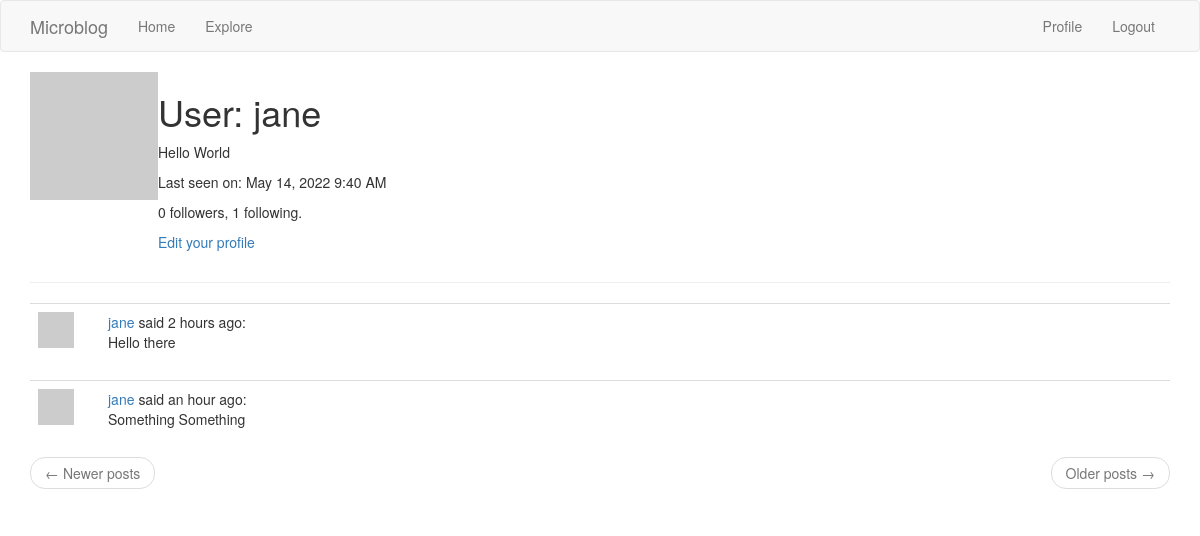
Page /user/jane (signed in) on the earlier database version.
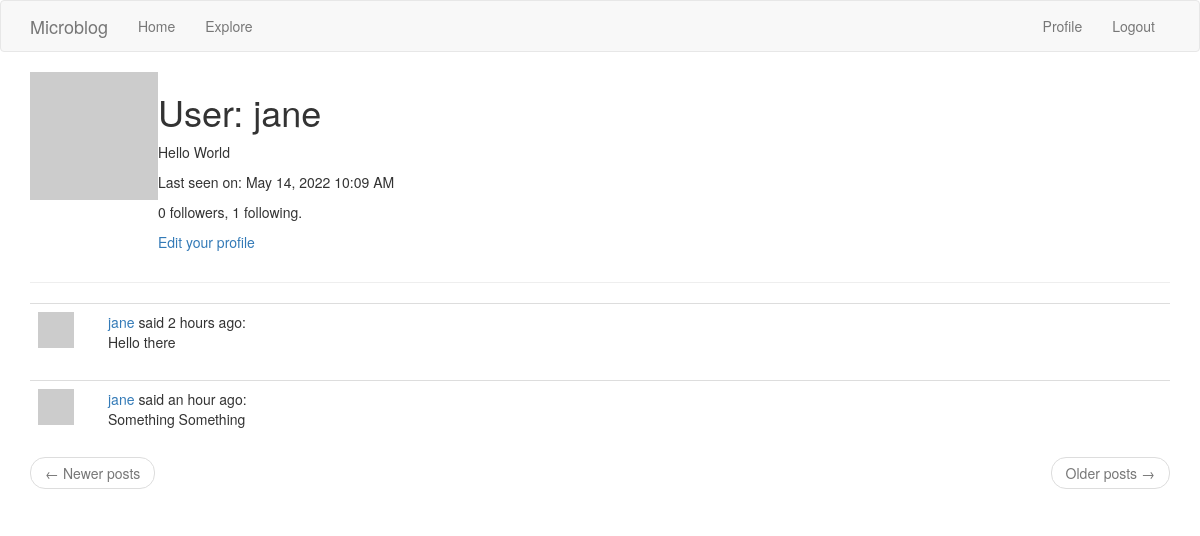
Same page on the later database version.
### app/models.py (models this page shows, shortened)
class User(UserMixin, db.Model):
    id = db.Column(db.Integer, primary_key=True)
    username = db.Column(db.String(64), index=True, unique=True)
    email = db.Column(db.String(120), index=True, unique=True)
    password_hash = db.Column(db.String(128))
    about_me = db.Column(db.String(140))
    last_seen = db.Column(db.DateTime, default=datetime.utcnow)
    followed = db.relationship(
        'User',
        secondary=followers,
        primaryjoin=(followers.c.follower_id == id),
        secondaryjoin=(followers.c.followed_id == id),
        backref=db.backref('followers', lazy='dynamic'),
        lazy='dynamic'
    )
    posts = db.relationship('Post', backref='author', lazy='dynamic')
    def avatar(self, size):
        digest = md5(self.email.lower().encode('utf-8')).hexdigest()
        return 'https://www.gravatar.com/avatar/{}?d=identicon&s={}'.format(
            digest, size)

class Post(db.Model):
    id = db.Column(db.Integer, primary_key=True)
    body = db.Column(db.String(140))
    timestamp = db.Column(db.DateTime, index=True, default=datetime.utcnow)
    user_id = db.Column(db.Integer, db.ForeignKey('user.id'))

### app/routes.py (the view)
@app.route('/user/<username>')
@login_required
def user(username):
    user = User.query.filter_by(username=username).first_or_404()
    page = request.args.get('page', 1, type=int)
    posts = user.posts.paginate(
        page, app.config['POSTS_PER_PAGE'], false
    )
    next_url = url_for('user', page=posts.next_num) \
        if posts.has_next else None
    prev_url = url_for('user', page=posts.prev_num) \
        if posts.has_prev else None
    form = EmptyForm()
    return render_template('user.html',
                           user=user,
                           posts=posts.items,
                           form=form,
                           next_url=next_url,
                           prev_url=prev_url)

### app/models.py (called while the page is built)
@login.user_loader
def load_user(id):
    return User.query.get(int(id))

### app/routes.py (called while the page is built)
@app.before_request
def before_request():
    if current_user.is_authenticated:
        current_user.last_seen = datetime.utcnow()
        db.session.commit()

### app/templates/user.html (shortened to what this page needs)
{% extends "base.html" %}
{% block app_content %}
    <table>
        <tr valign="top">
            <td>
                <img src="{{ user.avatar(128) }}"
                     alt="{{ user.username }}'s avatar"
                     height="128"
                     width="128"/>
            </td>
            <td>
                <h1>User: {{ user.username }}</h1>
                {% if user.about_me %}
                    <p>
                        {{ user.about_me }}
                    </p>
                {% endif %}
                {% if user.last_seen %}
                    <p>
                        Last seen on: {{ moment(user.last_seen).format('LLL') }}
                    </p>
                {% endif %}
                <p>
                    {{ user.followers.count() }} followers, {{ user.followed.count() }} following.
                </p>
                {% if user == current_user %}
                    <p>
                        <a href="{{ url_for('edit_profile') }}">Edit your profile</a>
                    </p>
                {% endif %}
            </td>
        </tr>
    </table>
    <hr />
    {% for post in posts %}
        {% include "_post.html" %}
    {% endfor %}
    {% include "_page_nav.html" %}
{% endblock app_content %}

### app/templates/base.html (shortened to what this page needs)
{% extends 'bootstrap/base.html' %}
{% block navbar %}
    <nav class="navbar navbar-default">
        <div class="container">
            <div class="navbar-header">
                <a class="navbar-brand" href="{{ url_for('index') }}">Microblog</a>
            </div>
            <div class="collapse navbar-collapse" id="bs-example-navbar-collapse-1">
                <ul class="nav navbar-nav">
                    <li>
                        <a href="{{ url_for('index') }}">Home</a>
                    </li>
                    <li>
                        <a href="{{ url_for('explore') }}">Explore</a>
                    </li>
                </ul>
                <ul class="nav navbar-nav navbar-right">
                    {% if current_user.is_anonymous %}
                        <li>
                            <a href="{{ url_for('login') }}">Login</a>
                        </li>
                    {% else %}
                        <li>
                            <a href="{{ url_for('user', username=current_user.username) }}">Profile</a>
                        </li>
                        <li>
                            <a href="{{ url_for('logout') }}">Logout</a>
                        </li>
                    {% endif %}
                </ul>
            </div>
        </div>
    </nav>
{% endblock navbar %}
{% block content %}
    <div class="container">
        {% block app_content %}
        {% endblock app_content %}
    </div>
{% endblock content %}

### app/templates/_post.html
<table class="table table-hover">
    <tr valign="top">
        <td width="70px">
            <a href="{{ url_for('user', username=post.author.username) }}">
                <img src="{{ post.author.avatar(36) }}"
                     alt="{{ post.author.username }}'s avatar"
                     height="36"
                     width="36"/>
            </a>
        </td>
        <td>
            <a href="{{ url_for('user', username=post.author.username) }}">{{ post.author.username }}</a>
            said
            {{ moment(post.timestamp).fromNow() }}:
            <br />
            {{ post.body }}
        </td>
    </tr>
</table>

### app/templates/_page_nav.html
<nav aria-label="...">
    <ul class="pager">
        <li class="previous{% if not prev_url %} disabled{% endif %}">
            <a href="{{ prev_url or '#' }}">
                <span aria-hidden="true">&larr;</span> Newer posts
            </a>
        </li>
        <li class="next{% if not next_url %} disabled{% endif %}">
            <a href="{{ next_url or '#' }}">
                Older posts <span aria-hidden="true">&rarr;</span>
            </a>
        </li>
    </ul>
</nav>

Differences in the rows shown:
changed User "jane": last_seen "May 14, 2022 9:40 AM" → "May 14, 2022 10:09 AM"
